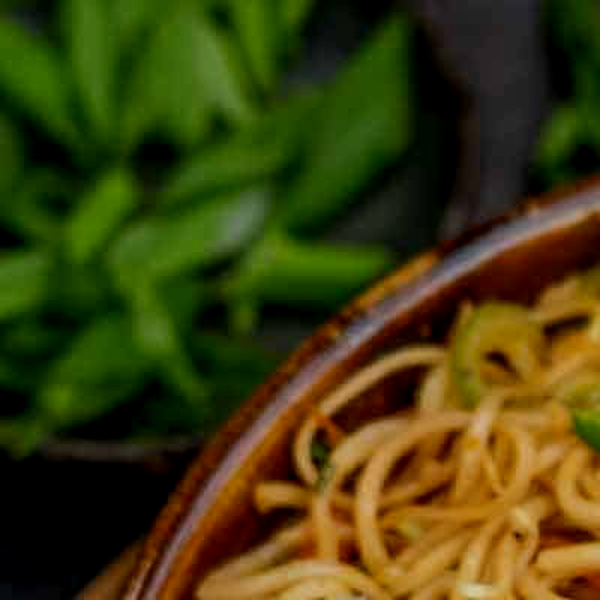
#> input picture results/slice_00_dark.png, 1200 x 1200 px, given in place of paste-1791560275772-13760.png, which was not available (shown at 1/2 size)
$ python results_analyze_watermark.py
#> lines starting #> are read from the running program, lines starting #| are printed output that depends on the picture
from PIL import Image, ImageEnhance, ImageOps
from PIL import ImageFilter

src = r'C:\Users\tammi\AppData\Local\Temp\freebuff-desktop-pastes\paste-1791560275772-13760.png'
im = Image.open(src).convert('RGB')
#> im is the input picture: PIL image 1200x1200 RGB; mean R, G, B 65.2, 62.1, 13.6
w, h = im.size
#> w = 1200; h = 1200

# Slices: 3x3 grid enlarged 3x with boosted contrast & brightness-down to reveal faint light watermarks
for gy in range(3):
    for gx in range(3):
        box = (gx*w//3, gy*h//3, (gx+1)*w//3, (gy+1)*h//3)
        c = im.crop(box)
        c = c.resize((c.width*3, c.height*3), Image.LANCZOS)
        # gamma dark to bring out white-ish overlays
        g = ImageEnhance.Brightness(c).enhance(0.6)
        g = ImageEnhance.Contrast(g).enhance(1.6)
        g.save(rf'results\slice_{gy}{gx}_dark.png')
        # gamma bright to bring out dark watermarks
        g2 = ImageEnhance.Brightness(c).enhance(1.4)
        g2 = ImageEnhance.Contrast(g2).enhance(1.4)
        g2.save(rf'results\slice_{gy}{gx}_bright.png')
#> this loop made 3 passes
#> pass 1, `g.save(rf'results\slice_{gy}{gx}_dark.png')`:
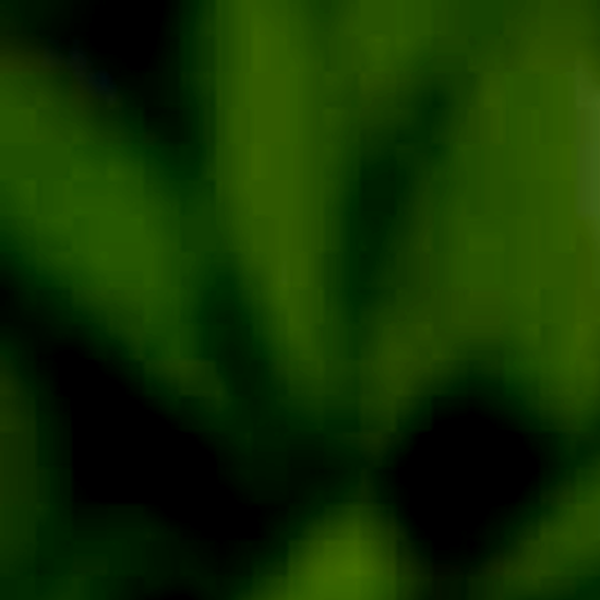
#> saved as slice_00_dark.png: PIL image 1200x1200 RGB (shown at 1/2 size); mean R, G, B 17.1, 48.4, 0.2
#> pass 1, `g2.save(rf'results\slice_{gy}{gx}_bright.png')`:
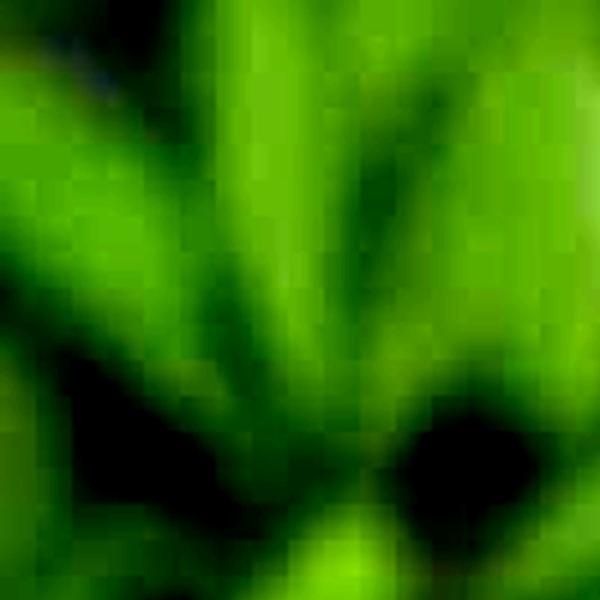
#> saved as slice_00_bright.png: PIL image 1200x1200 RGB (shown at 1/2 size); mean R, G, B 42.4, 108.4, 0.8
#> pass 1, `g.save(rf'results\slice_{gy}{gx}_dark.png')`:
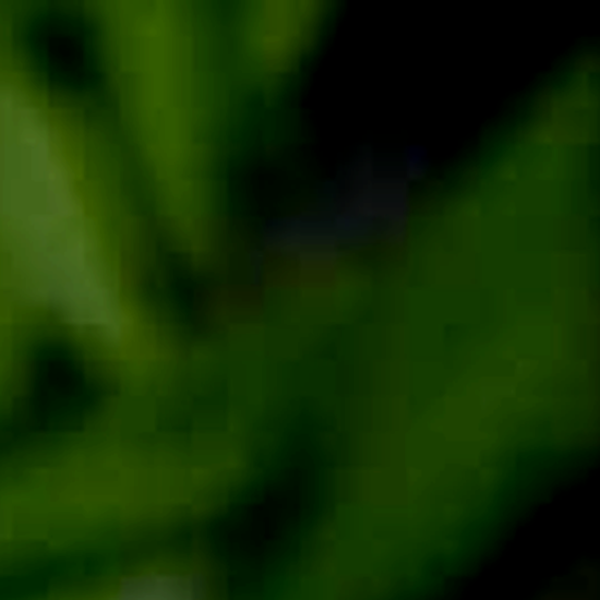
#> saved as slice_01_dark.png: PIL image 1200x1200 RGB (shown at 1/2 size); mean R, G, B 18, 46.5, 1.5
#> pass 1, `g2.save(rf'results\slice_{gy}{gx}_bright.png')`:
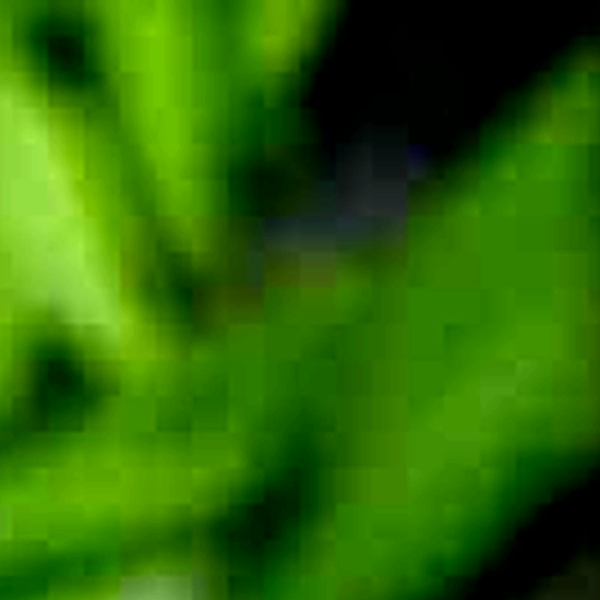
#> saved as slice_01_bright.png: PIL image 1200x1200 RGB (shown at 1/2 size); mean R, G, B 44.3, 103.4, 4.4
#> after the loop:
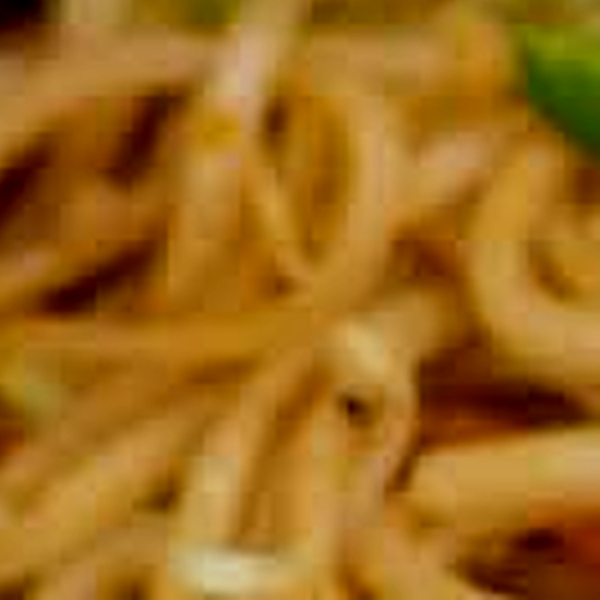
#> c: PIL image 1200x1200 RGB (shown at 1/2 size); mean R, G, B 159.6, 106.4, 28.1
#> after the loop:
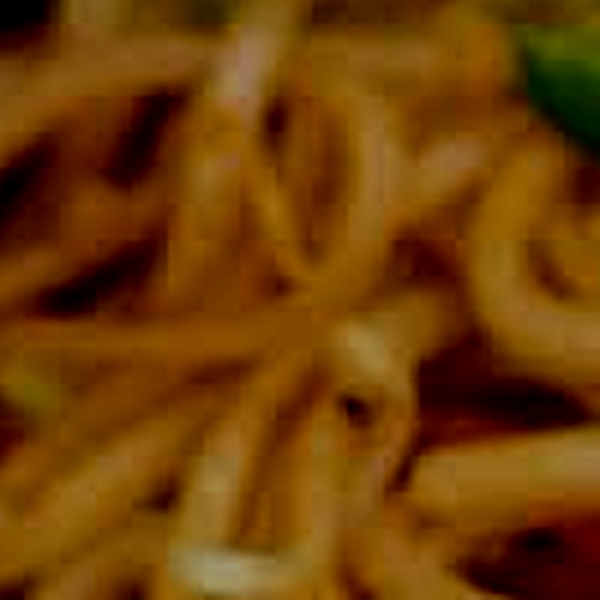
#> g: PIL image 1200x1200 RGB (shown at 1/2 size); mean R, G, B 111.4, 61.9, 6.1
#> after the loop:
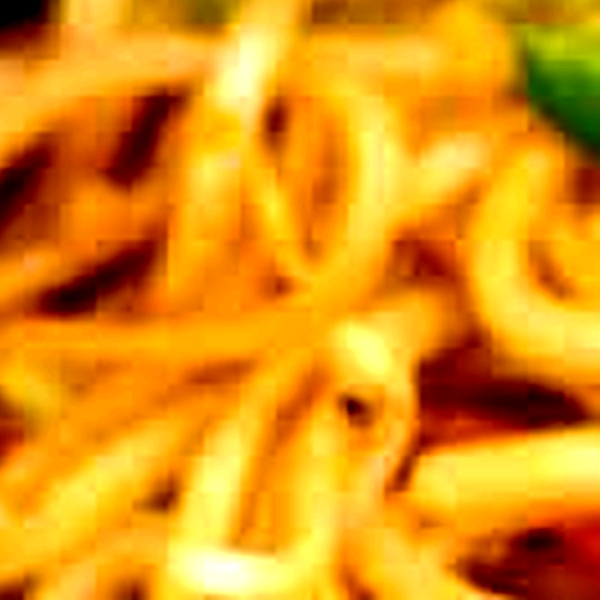
#> g2: PIL image 1200x1200 RGB (shown at 1/2 size); mean R, G, B 225.5, 146, 19.6
print('ok')

$ run again, on results/slice_20_dark.png
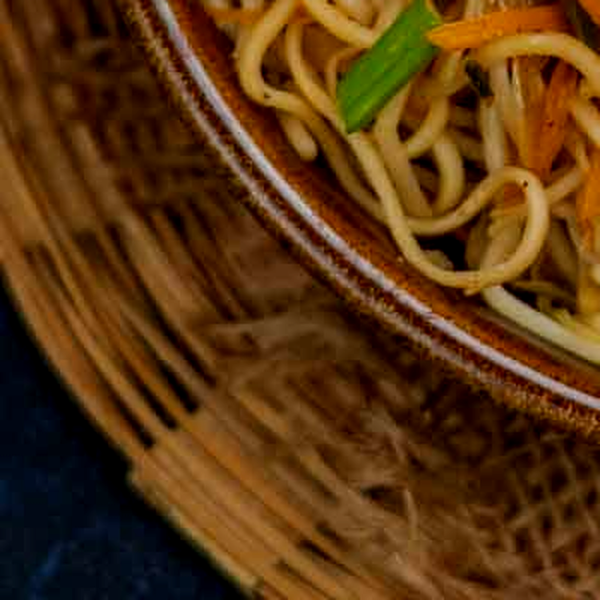
#> input picture results/slice_20_dark.png, 1200 x 1200 px, given in place of paste-1791560275772-13760.png, which was not available (shown at 1/2 size)
#> im is the input picture: PIL image 1200x1200 RGB; mean R, G, B 90.5, 53.6, 16.9
#> after the loop `for gy in range(3):`:
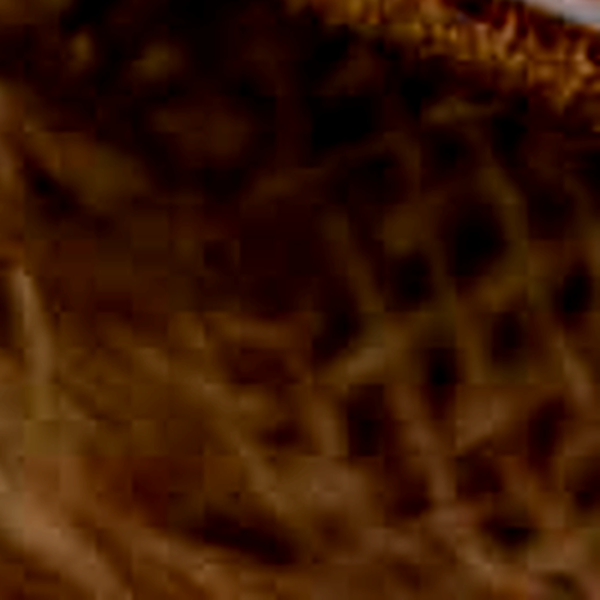
#> g: PIL image 1200x1200 RGB (shown at 1/2 size); mean R, G, B 54.8, 21.4, 3.1
#> after the loop `for gy in range(3):`:
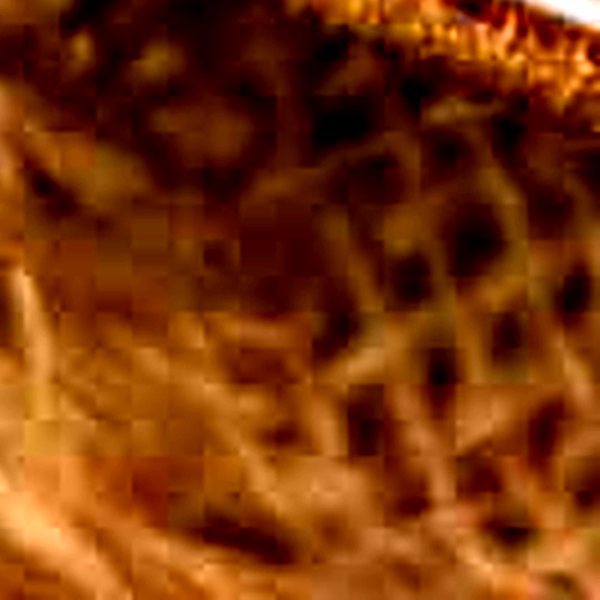
#> g2: PIL image 1200x1200 RGB (shown at 1/2 size); mean R, G, B 120.1, 50.5, 8.4

$ run again, on results/slice_21_dark.png
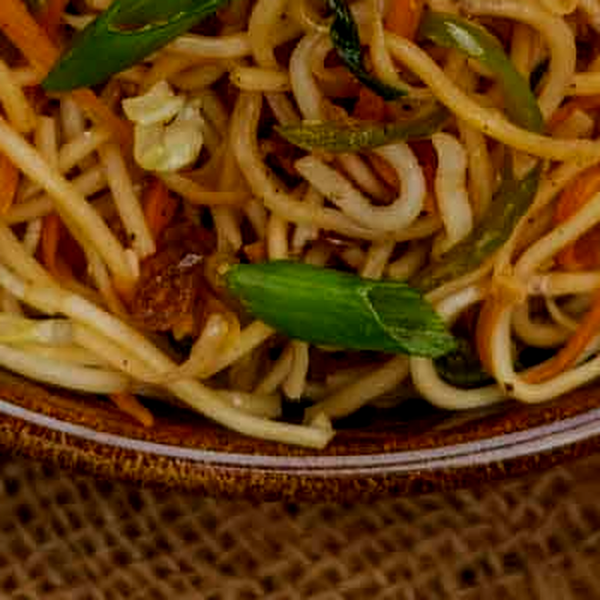
#> input picture results/slice_21_dark.png, 1200 x 1200 px, given in place of paste-1791560275772-13760.png, which was not available (shown at 1/2 size)
#> im is the input picture: PIL image 1200x1200 RGB; mean R, G, B 101.9, 61.3, 16.2
#> after the loop `for gy in range(3):`:
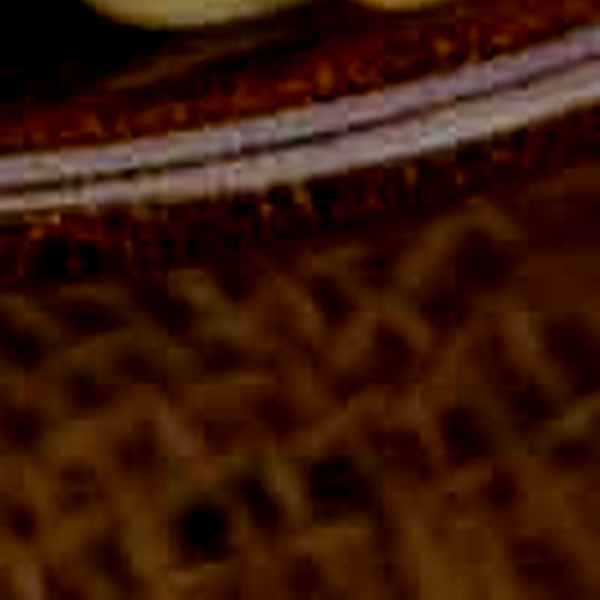
#> g: PIL image 1200x1200 RGB (shown at 1/2 size); mean R, G, B 56.5, 23, 9.7
#> after the loop `for gy in range(3):`:
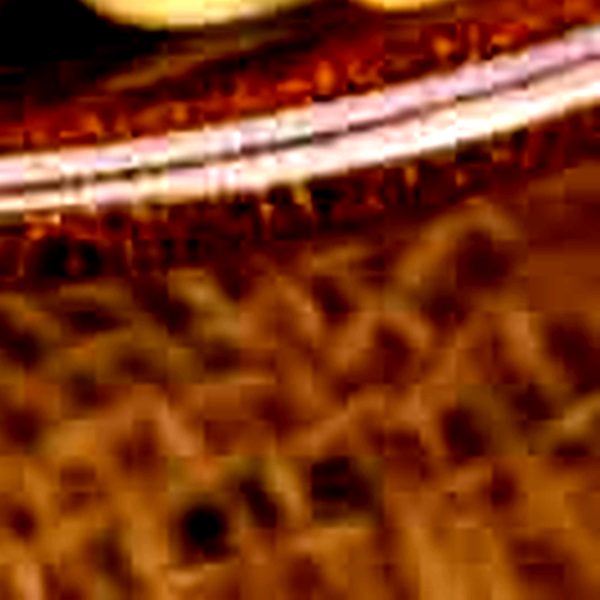
#> g2: PIL image 1200x1200 RGB (shown at 1/2 size); mean R, G, B 123.3, 54.1, 21.9

$ run again, on results/slice_22_dark.png
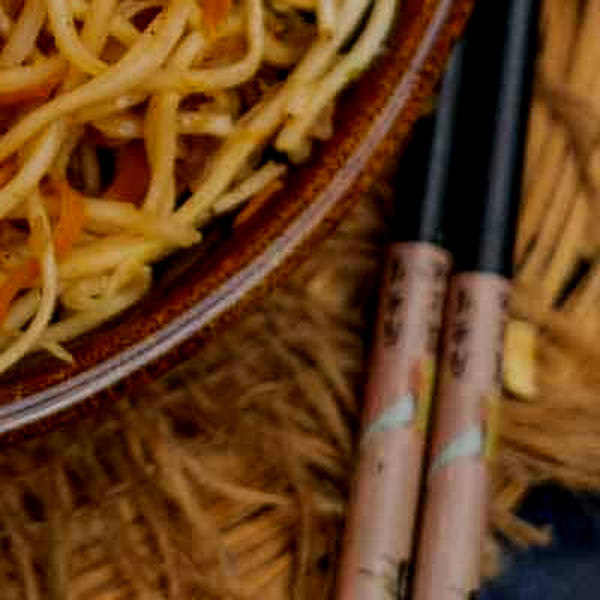
#> input picture results/slice_22_dark.png, 1200 x 1200 px, given in place of paste-1791560275772-13760.png, which was not available (shown at 1/2 size)
#> im is the input picture: PIL image 1200x1200 RGB; mean R, G, B 104.9, 64.8, 28.8
#> after the loop `for gy in range(3):`:
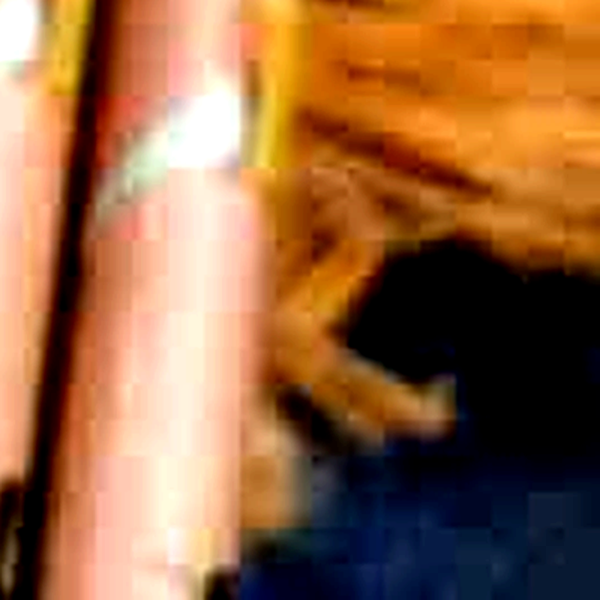
#> g2: PIL image 1200x1200 RGB (shown at 1/2 size); mean R, G, B 149.3, 101.7, 65.7
